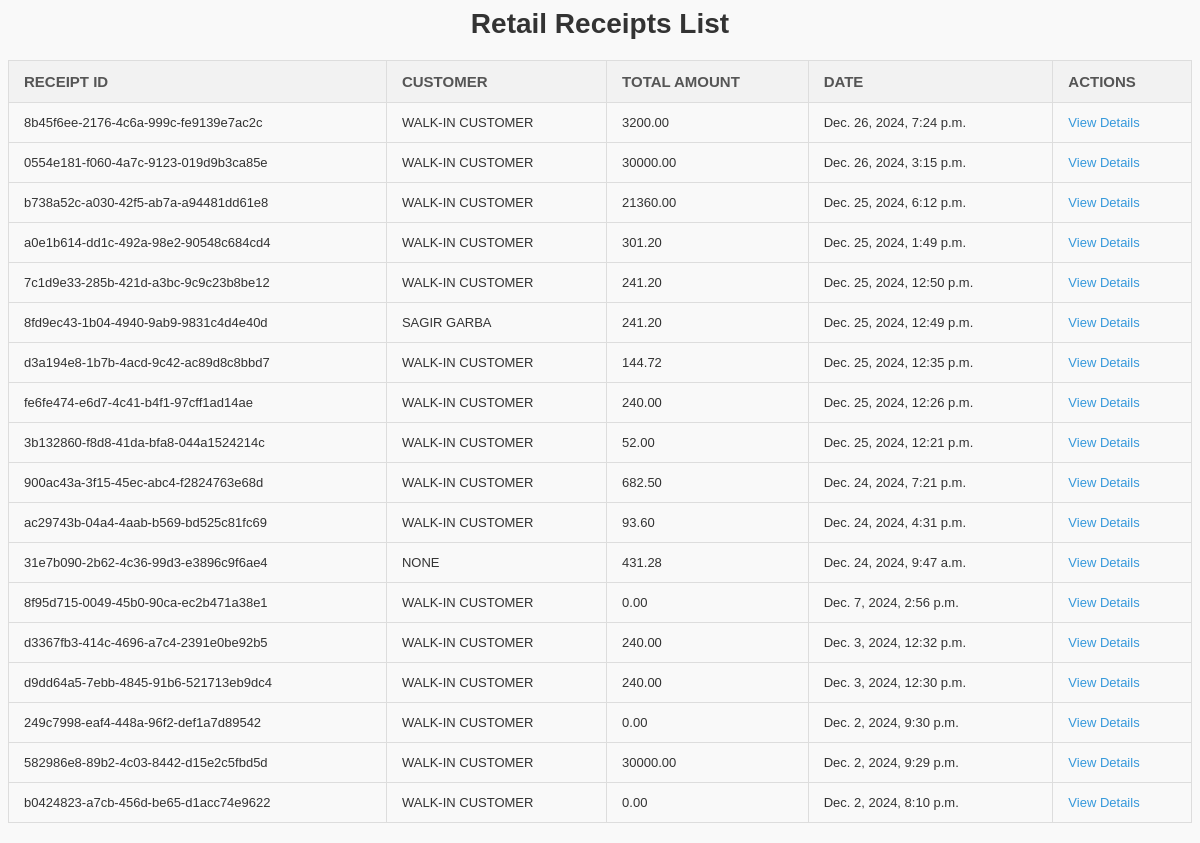
Before: /search_receipts/ with the older database file.
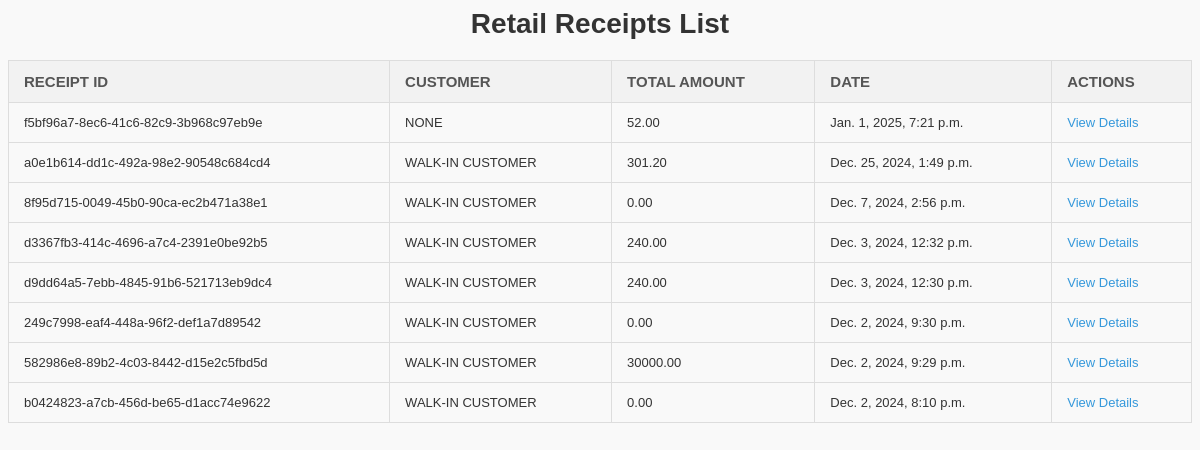
After: the same page with the newer database file.
### app/models.py (models this page shows, shortened)
class Receipt(models.Model):
    customer = models.ForeignKey(Customer, on_delete=models.CASCADE, null=True, blank=True)
    sales = models.ForeignKey(Sales, on_delete=models.CASCADE, related_name='receipts', null=True, blank=True)
    buyer_name = models.CharField(max_length=255, blank=True, null=True)
    buyer_address = models.CharField(max_length=255, blank=True, null=True)
    total_amount = models.DecimalField(max_digits=10, decimal_places=2, default=Decimal('0.0'))
    date = models.DateTimeField(default=datetime.datetime.now)
    receipt_id = models.UUIDField(default=uuid.uuid4, editable=False, unique=True)
    printed = models.BooleanField(default=False)
    payment_method = models.CharField(max_length=20, choices=[
        ('Cash', 'Cash'),
        ('Wallet', 'Wallet'),
        ('Transfer', 'Transfer'),
    ], default='Cash')
    status = models.CharField(max_length=20, choices=[
        ('Paid', 'Paid'),
        ('Unpaid', 'Unpaid'),
    ], default='Unpaid')

class Customer(models.Model):
    user = models.OneToOneField(User, on_delete=models.CASCADE, null=True, blank=True)
    name = models.CharField(max_length=100)
    phone = models.CharField(max_length=15)
    address = models.TextField()

### app/views.py (the view)
# urls.py: path('search_receipts/', views.search_receipts, name='search_receipts'),
def search_receipts(request):
    from datetime import datetime, timedelta
    date_query = request.GET.get('date', '').strip()
    print(f"Date Query: {date_query}")
    receipts = Receipt.objects.all()
    if date_query:
        try:
            date_object = datetime.strptime(date_query, '%Y-%m-%d').date()
            receipts = receipts.filter(date__date=date_object)
        except ValueError:
            print("Invalid date format")
    receipts = receipts.order_by('-date')
    print(f"Filtered Receipts: {receipts.query}")
    return render(request, 'partials/search_receipts.html', {'receipts': receipts})

### app/templates/partials/search_receipts.html (shortened to what this page needs)
{% block content %}
<div class="col-md-10 offset-md-2">
    <h2>Retail Receipts List</h2>
    <div id="sales-data">
        <table>
            <thead>
                <tr>
                    <th>Receipt ID</th>
                    <th>Customer</th>
                    <th>Total Amount</th>
                    <th>Date</th>
                    <th>Actions</th>
                </tr>
            </thead>
            <tbody>
                {% for receipt in receipts %}
                <tr class="{% if receipt.source == 'wholesale' %}wholesale-row{% endif %}">
                    <td>{{ receipt.receipt_id }}</td>
                    <td>
                        {% if receipt.customer %}
                        {{ receipt.customer.name|upper }}
                        {% elif receipt.buyer_name %}
                        {{ receipt.buyer_name }}
                        {% else %}
                        WALK-IN CUSTOMER
                        {% endif %}
                    </td>
                    <td>{{ receipt.total_amount }}</td>
                    <td>{{ receipt.date }}</td>
                    <td>
                        <a href="{% url 'receipt_detail' receipt.receipt_id %}">View Details</a>
                    </td>
                </tr>
                {% empty %}
                <tr>
                    <td colspan="5" style="text-align: center;">No receipts found for the selected date.</td>
                </tr>
                {% endfor %}
            </tbody>
        </table>
    </div>
</div>
{% endblock %}

Changed rows visible on the page:
removed Receipt: receipt_id "8b45f6ee-2176-4c6a-999c-fe9139e7ac2c", shows "WALK-IN CUSTOMER", total_amount "3200.00", date "Dec. 26, 2024, 7:24 p.m."
removed Receipt: receipt_id "0554e181-f060-4a7c-9123-019d9b3ca85e", shows "WALK-IN CUSTOMER", total_amount "30000.00", date "Dec. 26, 2024, 3:15 p.m."
removed Receipt: receipt_id "b738a52c-a030-42f5-ab7a-a94481dd61e8", shows "WALK-IN CUSTOMER", total_amount "21360.00", date "Dec. 25, 2024, 6:12 p.m."
removed Receipt: receipt_id "7c1d9e33-285b-421d-a3bc-9c9c23b8be12", shows "WALK-IN CUSTOMER", total_amount "241.20", date "Dec. 25, 2024, 12:50 p.m."
removed Receipt: receipt_id "8fd9ec43-1b04-4940-9ab9-9831c4d4e40d", customer.name "SAGIR GARBA", total_amount "241.20", date "Dec. 25, 2024, 12:49 p.m."
removed Receipt: receipt_id "d3a194e8-1b7b-4acd-9c42-ac89d8c8bbd7", shows "WALK-IN CUSTOMER", total_amount "144.72", date "Dec. 25, 2024, 12:35 p.m."
removed Receipt: receipt_id "fe6fe474-e6d7-4c41-b4f1-97cff1ad14ae", shows "WALK-IN CUSTOMER", total_amount "240.00", date "Dec. 25, 2024, 12:26 p.m."
removed Receipt: receipt_id "3b132860-f8d8-41da-bfa8-044a1524214c", shows "WALK-IN CUSTOMER", total_amount "52.00", date "Dec. 25, 2024, 12:21 p.m."
removed Receipt: receipt_id "900ac43a-3f15-45ec-abc4-f2824763e68d", shows "WALK-IN CUSTOMER", total_amount "682.50", date "Dec. 24, 2024, 7:21 p.m."
removed Receipt: receipt_id "ac29743b-04a4-4aab-b569-bd525c81fc69", shows "WALK-IN CUSTOMER", total_amount "93.60", date "Dec. 24, 2024, 4:31 p.m."
removed Receipt: receipt_id "31e7b090-2b62-4c36-99d3-e3896c9f6ae4", buyer_name "NONE", total_amount "431.28", date "Dec. 24, 2024, 9:47 a.m."
added Receipt: receipt_id "f5bf96a7-8ec6-41c6-82c9-3b968c97eb9e", buyer_name "NONE", total_amount "52.00", date "Jan. 1, 2025, 7:21 p.m."
